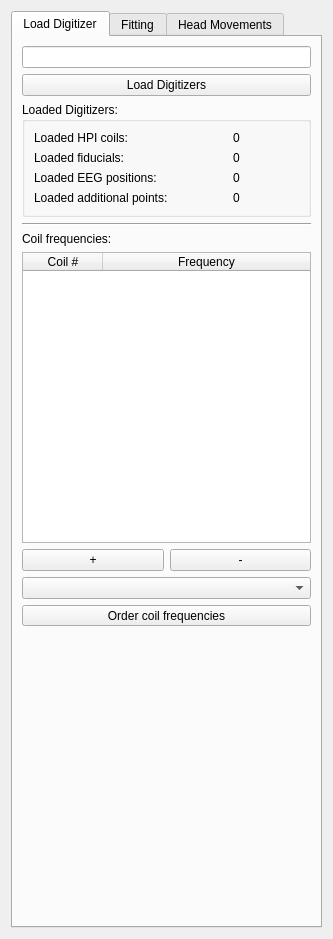
<?xml version="1.0" encoding="UTF-8"?>
<ui version="4.0">
 <class>HpiSettingsViewWidget</class>
 <widget class="QWidget" name="HpiSettingsViewWidget">
  <property name="geometry">
   <rect>
    <x>0</x>
    <y>0</y>
    <width>333</width>
    <height>939</height>
   </rect>
  </property>
  <property name="windowTitle">
   <string>HPI Setup</string>
  </property>
  <layout class="QVBoxLayout" name="verticalLayout_3">
   <item>
    <widget class="QTabWidget" name="tabWidget">
     <property name="currentIndex">
      <number>0</number>
     </property>
     <widget class="QWidget" name="tab_loadDigitizers">
      <attribute name="title">
       <string>Load Digitizer</string>
      </attribute>
      <layout class="QVBoxLayout" name="verticalLayout">
       <item>
        <widget class="QLineEdit" name="m_lineEdit_filePath">
         <property name="text">
          <string/>
         </property>
        </widget>
       </item>
       <item>
        <widget class="QPushButton" name="m_pushButton_loadDigitizers">
         <property name="text">
          <string>Load Digitizers</string>
         </property>
        </widget>
       </item>
       <item>
        <widget class="QGroupBox" name="groupBox">
         <property name="title">
          <string notr="true">Loaded Digitizers:</string>
         </property>
         <property name="flat">
          <bool>false</bool>
         </property>
         <layout class="QFormLayout" name="formLayout_2">
          <item row="0" column="0">
           <widget class="QLabel" name="label_7">
            <property name="text">
             <string>Loaded HPI coils:</string>
            </property>
           </widget>
          </item>
          <item row="0" column="1">
           <widget class="QLabel" name="m_label_numberLoadedCoils">
            <property name="text">
             <string>0</string>
            </property>
            <property name="alignment">
             <set>Qt::AlignCenter</set>
            </property>
           </widget>
          </item>
          <item row="1" column="0">
           <widget class="QLabel" name="label_9">
            <property name="text">
             <string>Loaded fiducials:</string>
            </property>
           </widget>
          </item>
          <item row="1" column="1">
           <widget class="QLabel" name="m_label_numberLoadedFiducials">
            <property name="text">
             <string>0</string>
            </property>
            <property name="alignment">
             <set>Qt::AlignCenter</set>
            </property>
           </widget>
          </item>
          <item row="2" column="0">
           <widget class="QLabel" name="label_10">
            <property name="text">
             <string>Loaded EEG positions:</string>
            </property>
           </widget>
          </item>
          <item row="2" column="1">
           <widget class="QLabel" name="m_label_numberLoadedEEG">
            <property name="text">
             <string>0</string>
            </property>
            <property name="alignment">
             <set>Qt::AlignCenter</set>
            </property>
           </widget>
          </item>
          <item row="3" column="0">
           <widget class="QLabel" name="label_20">
            <property name="text">
             <string>Loaded additional points:</string>
            </property>
           </widget>
          </item>
          <item row="3" column="1">
           <widget class="QLabel" name="m_label_numberLoadedAdditional">
            <property name="text">
             <string>0</string>
            </property>
            <property name="alignment">
             <set>Qt::AlignCenter</set>
            </property>
           </widget>
          </item>
         </layout>
        </widget>
       </item>
       <item>
        <widget class="Line" name="line_3">
         <property name="orientation">
          <enum>Qt::Horizontal</enum>
         </property>
        </widget>
       </item>
       <item>
        <widget class="QLabel" name="label_5">
         <property name="text">
          <string>Coil frequencies:</string>
         </property>
         <property name="alignment">
          <set>Qt::AlignLeading|Qt::AlignLeft|Qt::AlignVCenter</set>
         </property>
        </widget>
       </item>
       <item>
        <widget class="QTableWidget" name="m_tableWidget_Frequencies">
         <property name="sizePolicy">
          <sizepolicy hsizetype="Expanding" vsizetype="Expanding">
           <horstretch>0</horstretch>
           <verstretch>0</verstretch>
          </sizepolicy>
         </property>
         <property name="minimumSize">
          <size>
           <width>0</width>
           <height>0</height>
          </size>
         </property>
         <property name="sizeAdjustPolicy">
          <enum>QAbstractScrollArea::AdjustToContents</enum>
         </property>
         <property name="autoScroll">
          <bool>false</bool>
         </property>
         <property name="showGrid">
          <bool>true</bool>
         </property>
         <property name="rowCount">
          <number>0</number>
         </property>
         <attribute name="horizontalHeaderCascadingSectionResizes">
          <bool>false</bool>
         </attribute>
         <attribute name="horizontalHeaderMinimumSectionSize">
          <number>28</number>
         </attribute>
         <attribute name="horizontalHeaderDefaultSectionSize">
          <number>80</number>
         </attribute>
         <attribute name="horizontalHeaderStretchLastSection">
          <bool>true</bool>
         </attribute>
         <attribute name="verticalHeaderVisible">
          <bool>false</bool>
         </attribute>
         <attribute name="verticalHeaderDefaultSectionSize">
          <number>22</number>
         </attribute>
         <column>
          <property name="text">
           <string>Coil #</string>
          </property>
         </column>
         <column>
          <property name="text">
           <string>Frequency</string>
          </property>
         </column>
        </widget>
       </item>
       <item>
        <widget class="QFrame" name="frame_AddRemove">
         <property name="lineWidth">
          <number>5</number>
         </property>
         <layout class="QHBoxLayout" name="horizontalLayout_4">
          <property name="leftMargin">
           <number>0</number>
          </property>
          <property name="topMargin">
           <number>0</number>
          </property>
          <property name="rightMargin">
           <number>0</number>
          </property>
          <property name="bottomMargin">
           <number>0</number>
          </property>
          <item>
           <widget class="QPushButton" name="m_pushButton_addCoil">
            <property name="text">
             <string>+</string>
            </property>
           </widget>
          </item>
          <item>
           <widget class="QPushButton" name="m_pushButton_removeCoil">
            <property name="text">
             <string>-</string>
            </property>
           </widget>
          </item>
         </layout>
        </widget>
       </item>
       <item>
        <widget class="QComboBox" name="comboBox_coilPreset"/>
       </item>
       <item>
        <widget class="QToolButton" name="m_pushButton_doFreqOrder">
         <property name="sizePolicy">
          <sizepolicy hsizetype="Minimum" vsizetype="Fixed">
           <horstretch>0</horstretch>
           <verstretch>0</verstretch>
          </sizepolicy>
         </property>
         <property name="minimumSize">
          <size>
           <width>0</width>
           <height>0</height>
          </size>
         </property>
         <property name="maximumSize">
          <size>
           <width>16777215</width>
           <height>16777215</height>
          </size>
         </property>
         <property name="text">
          <string>Order coil frequencies</string>
         </property>
        </widget>
       </item>
       <item>
        <spacer name="verticalSpacer_2">
         <property name="orientation">
          <enum>Qt::Vertical</enum>
         </property>
         <property name="sizeHint" stdset="0">
          <size>
           <width>20</width>
           <height>40</height>
          </size>
         </property>
        </spacer>
       </item>
      </layout>
     </widget>
     <widget class="QWidget" name="tab_fitting">
      <attribute name="title">
       <string>Fitting</string>
      </attribute>
      <layout class="QVBoxLayout" name="verticalLayout_2">
       <item>
        <widget class="QLabel" name="label_12">
         <property name="text">
          <string>Setup:</string>
         </property>
         <property name="alignment">
          <set>Qt::AlignLeading|Qt::AlignLeft|Qt::AlignVCenter</set>
         </property>
        </widget>
       </item>
       <item>
        <widget class="QCheckBox" name="m_checkBox_useSSP">
         <property name="text">
          <string>Use SSP</string>
         </property>
        </widget>
       </item>
       <item>
        <widget class="QCheckBox" name="m_checkBox_useComp">
         <property name="text">
          <string>Use compensators</string>
         </property>
        </widget>
       </item>
       <item>
        <widget class="QWidget" name="widget" native="true">
         <layout class="QHBoxLayout" name="horizontalLayout">
          <property name="spacing">
           <number>0</number>
          </property>
          <property name="leftMargin">
           <number>0</number>
          </property>
          <property name="topMargin">
           <number>0</number>
          </property>
          <property name="rightMargin">
           <number>0</number>
          </property>
          <property name="bottomMargin">
           <number>0</number>
          </property>
          <item>
           <widget class="QCheckBox" name="m_checkBox_continousHPI">
            <property name="text">
             <string>Do continous HPI fitting at</string>
            </property>
           </widget>
          </item>
         </layout>
        </widget>
       </item>
       <item>
        <widget class="QFrame" name="frame">
         <property name="minimumSize">
          <size>
           <width>61</width>
           <height>35</height>
          </size>
         </property>
         <property name="frameShape">
          <enum>QFrame::StyledPanel</enum>
         </property>
         <property name="frameShadow">
          <enum>QFrame::Raised</enum>
         </property>
         <layout class="QHBoxLayout" name="horizontalLayout_2">
          <property name="topMargin">
           <number>4</number>
          </property>
          <property name="bottomMargin">
           <number>4</number>
          </property>
          <item>
           <widget class="QSpinBox" name="m_spinBox_samplesToFit">
            <property name="maximumSize">
             <size>
              <width>70</width>
              <height>16777215</height>
             </size>
            </property>
            <property name="minimum">
             <number>10</number>
            </property>
            <property name="maximum">
             <number>1000000</number>
            </property>
            <property name="value">
             <number>10</number>
            </property>
           </widget>
          </item>
          <item>
           <widget class="QLabel" name="label_3">
            <property name="text">
             <string>Win Size [Samples]</string>
            </property>
           </widget>
          </item>
         </layout>
        </widget>
       </item>
       <item>
        <widget class="QToolButton" name="m_pushButton_doSingleFit">
         <property name="sizePolicy">
          <sizepolicy hsizetype="Minimum" vsizetype="Fixed">
           <horstretch>0</horstretch>
           <verstretch>0</verstretch>
          </sizepolicy>
         </property>
         <property name="minimumSize">
          <size>
           <width>0</width>
           <height>0</height>
          </size>
         </property>
         <property name="maximumSize">
          <size>
           <width>16777215</width>
           <height>16777215</height>
          </size>
         </property>
         <property name="text">
          <string>Perform single HPI fit</string>
         </property>
        </widget>
       </item>
       <item>
        <widget class="Line" name="line_2">
         <property name="orientation">
          <enum>Qt::Horizontal</enum>
         </property>
        </widget>
       </item>
       <item>
        <widget class="QLabel" name="label_11">
         <property name="text">
          <string>Fitting Results:</string>
         </property>
         <property name="alignment">
          <set>Qt::AlignLeading|Qt::AlignLeft|Qt::AlignVCenter</set>
         </property>
        </widget>
       </item>
       <item>
        <widget class="QTableWidget" name="m_tableWidget_results">
         <property name="minimumSize">
          <size>
           <width>0</width>
           <height>192</height>
          </size>
         </property>
         <property name="sizeAdjustPolicy">
          <enum>QAbstractScrollArea::AdjustToContents</enum>
         </property>
         <property name="rowCount">
          <number>0</number>
         </property>
         <attribute name="horizontalHeaderDefaultSectionSize">
          <number>80</number>
         </attribute>
         <attribute name="horizontalHeaderStretchLastSection">
          <bool>true</bool>
         </attribute>
         <attribute name="verticalHeaderVisible">
          <bool>false</bool>
         </attribute>
         <attribute name="verticalHeaderDefaultSectionSize">
          <number>22</number>
         </attribute>
         <column>
          <property name="text">
           <string>Coil  #</string>
          </property>
         </column>
         <column>
          <property name="text">
           <string>Error in mm</string>
          </property>
         </column>
         <column>
          <property name="text">
           <string>GoF</string>
          </property>
         </column>
        </widget>
       </item>
       <item>
        <widget class="QGroupBox" name="m_groupBox_average_error">
         <property name="title">
          <string>Fitting Quality:</string>
         </property>
         <property name="flat">
          <bool>false</bool>
         </property>
         <property name="checkable">
          <bool>false</bool>
         </property>
         <layout class="QFormLayout" name="formLayout_4">
          <item row="1" column="0">
           <widget class="QLabel" name="label_2">
            <property name="text">
             <string>Average error:</string>
            </property>
            <property name="alignment">
             <set>Qt::AlignLeading|Qt::AlignLeft|Qt::AlignVCenter</set>
            </property>
           </widget>
          </item>
          <item row="1" column="1">
           <widget class="QLabel" name="m_label_averagedFitError">
            <property name="text">
             <string>0mm</string>
            </property>
            <property name="alignment">
             <set>Qt::AlignLeading|Qt::AlignLeft|Qt::AlignVCenter</set>
            </property>
           </widget>
          </item>
          <item row="2" column="0">
           <widget class="QLabel" name="label">
            <property name="text">
             <string>Error threshold:</string>
            </property>
           </widget>
          </item>
          <item row="2" column="1">
           <widget class="QDoubleSpinBox" name="m_doubleSpinBox_maxHPIContinousDist">
            <property name="suffix">
             <string> mm</string>
            </property>
            <property name="maximum">
             <double>9999.989999999999782</double>
            </property>
            <property name="value">
             <double>10.000000000000000</double>
            </property>
           </widget>
          </item>
          <item row="3" column="0" colspan="2">
           <widget class="QLabel" name="m_label_fitFeedback">
            <property name="text">
             <string>No fit yet</string>
            </property>
            <property name="alignment">
             <set>Qt::AlignCenter</set>
            </property>
           </widget>
          </item>
          <item row="0" column="0">
           <widget class="QLabel" name="label_average_gof">
            <property name="text">
             <string>Average GoF:</string>
            </property>
           </widget>
          </item>
          <item row="0" column="1">
           <widget class="QLabel" name="m_average_gof_set">
            <property name="text">
             <string>0.00</string>
            </property>
           </widget>
          </item>
         </layout>
        </widget>
       </item>
       <item>
        <spacer name="verticalSpacer_3">
         <property name="orientation">
          <enum>Qt::Vertical</enum>
         </property>
         <property name="sizeHint" stdset="0">
          <size>
           <width>20</width>
           <height>40</height>
          </size>
         </property>
        </spacer>
       </item>
      </layout>
     </widget>
     <widget class="QWidget" name="tab_movement">
      <attribute name="title">
       <string>Head Movements</string>
      </attribute>
      <layout class="QVBoxLayout" name="verticalLayout_5">
       <item>
        <widget class="QGroupBox" name="groupBox_threshold">
         <property name="title">
          <string>Thresholds:</string>
         </property>
         <layout class="QFormLayout" name="formLayout">
          <item row="0" column="0">
           <widget class="QLabel" name="label_moveThreshold">
            <property name="text">
             <string>Movement:</string>
            </property>
           </widget>
          </item>
          <item row="0" column="1">
           <widget class="QDoubleSpinBox" name="m_doubleSpinBox_moveThreshold">
            <property name="suffix">
             <string> mm</string>
            </property>
            <property name="maximum">
             <double>9999.989999999999782</double>
            </property>
            <property name="value">
             <double>3.000000000000000</double>
            </property>
           </widget>
          </item>
          <item row="1" column="0">
           <widget class="QLabel" name="label_rotThreshold">
            <property name="text">
             <string>Rotation:</string>
            </property>
           </widget>
          </item>
          <item row="1" column="1">
           <widget class="QDoubleSpinBox" name="m_doubleSpinBox_rotThreshold">
            <property name="suffix">
             <string> °</string>
            </property>
            <property name="maximum">
             <double>9999.989999999999782</double>
            </property>
            <property name="value">
             <double>5.000000000000000</double>
            </property>
           </widget>
          </item>
         </layout>
        </widget>
       </item>
       <item>
        <widget class="QGroupBox" name="groupBox_result">
         <property name="title">
          <string>Displacement from last fit:</string>
         </property>
         <layout class="QFormLayout" name="formLayout_3">
          <item row="0" column="0">
           <widget class="QLabel" name="label_moveResult">
            <property name="text">
             <string>Movement:</string>
            </property>
           </widget>
          </item>
          <item row="0" column="1">
           <widget class="QLineEdit" name="m_qLineEdit_moveResult">
            <property name="readOnly">
             <bool>true</bool>
            </property>
           </widget>
          </item>
          <item row="1" column="0">
           <widget class="QLabel" name="label_rotResult">
            <property name="text">
             <string>Rotation:</string>
            </property>
           </widget>
          </item>
          <item row="1" column="1">
           <widget class="QLineEdit" name="m_qLineEdit_rotResult">
            <property name="readOnly">
             <bool>true</bool>
            </property>
           </widget>
          </item>
          <item row="2" column="0">
           <widget class="QLabel" name="label_largeResult">
            <property name="text">
             <string>Head Movement:</string>
            </property>
           </widget>
          </item>
          <item row="2" column="1">
           <widget class="QLabel" name="m_label_movementFeedback">
            <property name="text">
             <string>No fit yet</string>
            </property>
            <property name="alignment">
             <set>Qt::AlignCenter</set>
            </property>
           </widget>
          </item>
         </layout>
        </widget>
       </item>
       <item>
        <spacer name="verticalSpacer">
         <property name="orientation">
          <enum>Qt::Vertical</enum>
         </property>
         <property name="sizeHint" stdset="0">
          <size>
           <width>20</width>
           <height>40</height>
          </size>
         </property>
        </spacer>
       </item>
      </layout>
     </widget>
    </widget>
   </item>
  </layout>
 </widget>
 <tabstops>
  <tabstop>m_lineEdit_filePath</tabstop>
  <tabstop>m_pushButton_loadDigitizers</tabstop>
  <tabstop>m_tableWidget_Frequencies</tabstop>
  <tabstop>m_pushButton_doFreqOrder</tabstop>
  <tabstop>m_checkBox_useSSP</tabstop>
  <tabstop>m_checkBox_useComp</tabstop>
  <tabstop>m_pushButton_doSingleFit</tabstop>
  <tabstop>m_tableWidget_results</tabstop>
  <tabstop>m_doubleSpinBox_maxHPIContinousDist</tabstop>
  <tabstop>m_doubleSpinBox_moveThreshold</tabstop>
  <tabstop>m_doubleSpinBox_rotThreshold</tabstop>
  <tabstop>m_qLineEdit_moveResult</tabstop>
  <tabstop>m_qLineEdit_rotResult</tabstop>
 </tabstops>
 <resources/>
 <connections/>
</ui>
